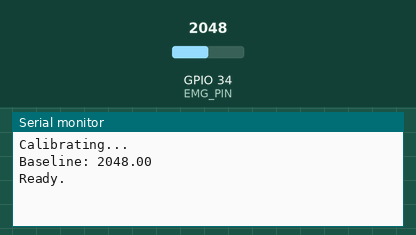
A sketch run on a simulated ESP32. Shown: the last lines printed to the serial monitor. The inputs (shaded band) are chosen by the test bench; at power-on: GPIO 34 (EMG_PIN) = 2048.

Above: at 2.2 s.
2.3 s: GPIO 34 (EMG_PIN) set to 2866
At 3.1 s:
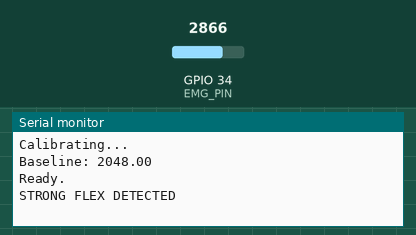
3.8 s: GPIO 34 (EMG_PIN) set to 2047
At 4.6 s:
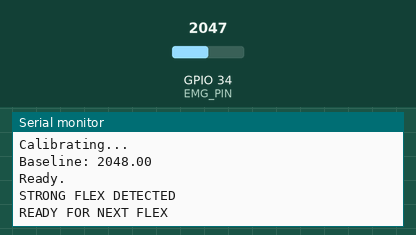

Measured:
- after the input at 2.3 s, the serial monitor: prints a new line at once (image 1)
- after the input at 3.8 s, the serial monitor: prints a new line after 0.12 s (image 2)

The sketch:

4.ino
```cpp
const int EMG_PIN = 34;

const int WEAK_THRESHOLD = 100;
const int STRONG_THRESHOLD = 300;

float baseline = 0;
float smoothedEMG = 0;

bool flexDetected = false;

void setup()
{
  Serial.begin(115200);

  Serial.println("Calibrating...");

  long sum = 0;

  for(int i = 0; i < 500; i++)
  {
    sum += analogRead(EMG_PIN);
    delay(2);
  }

  baseline = sum / 500.0;

  Serial.print("Baseline: ");
  Serial.println(baseline);

  Serial.println("Ready.");
}

void loop()
{
  int raw = analogRead(EMG_PIN);

  float emg = abs(raw - baseline);

  smoothedEMG = 0.5 * smoothedEMG + 0.5 * emg;

  // Detect new flex
  if(!flexDetected)
  {
    if(smoothedEMG > STRONG_THRESHOLD)
    {
      Serial.println("STRONG FLEX DETECTED");
      flexDetected = true;
    }
    else if(smoothedEMG > WEAK_THRESHOLD)
    {
      Serial.println("WEAK FLEX DETECTED");
      flexDetected = true;
    }
  }

  // Reset after relaxation
  if(flexDetected && smoothedEMG < (WEAK_THRESHOLD * 0.5))
  {
    flexDetected = false;
    Serial.println("READY FOR NEXT FLEX");
  }

  delay(25);
}
```
